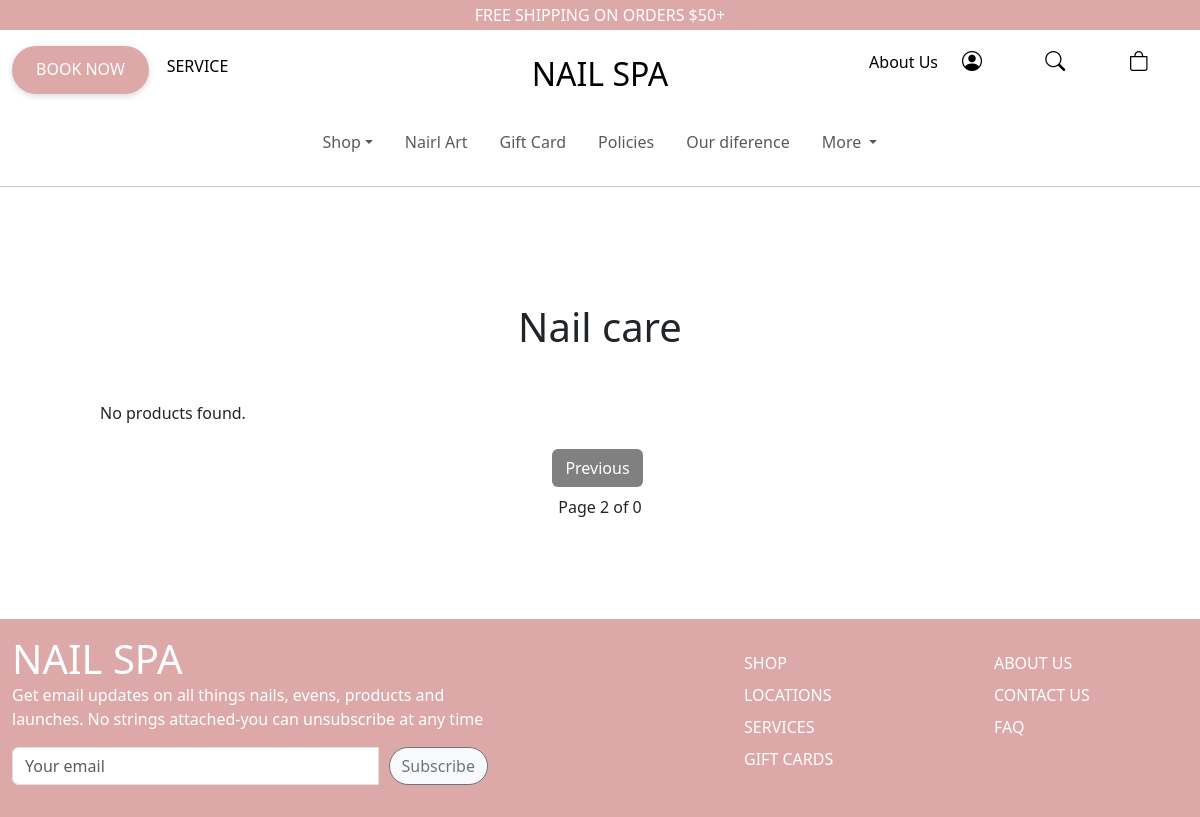
Page /MVC/Views/Shop.php?CategoryID=2&page=2 on the earlier database version.
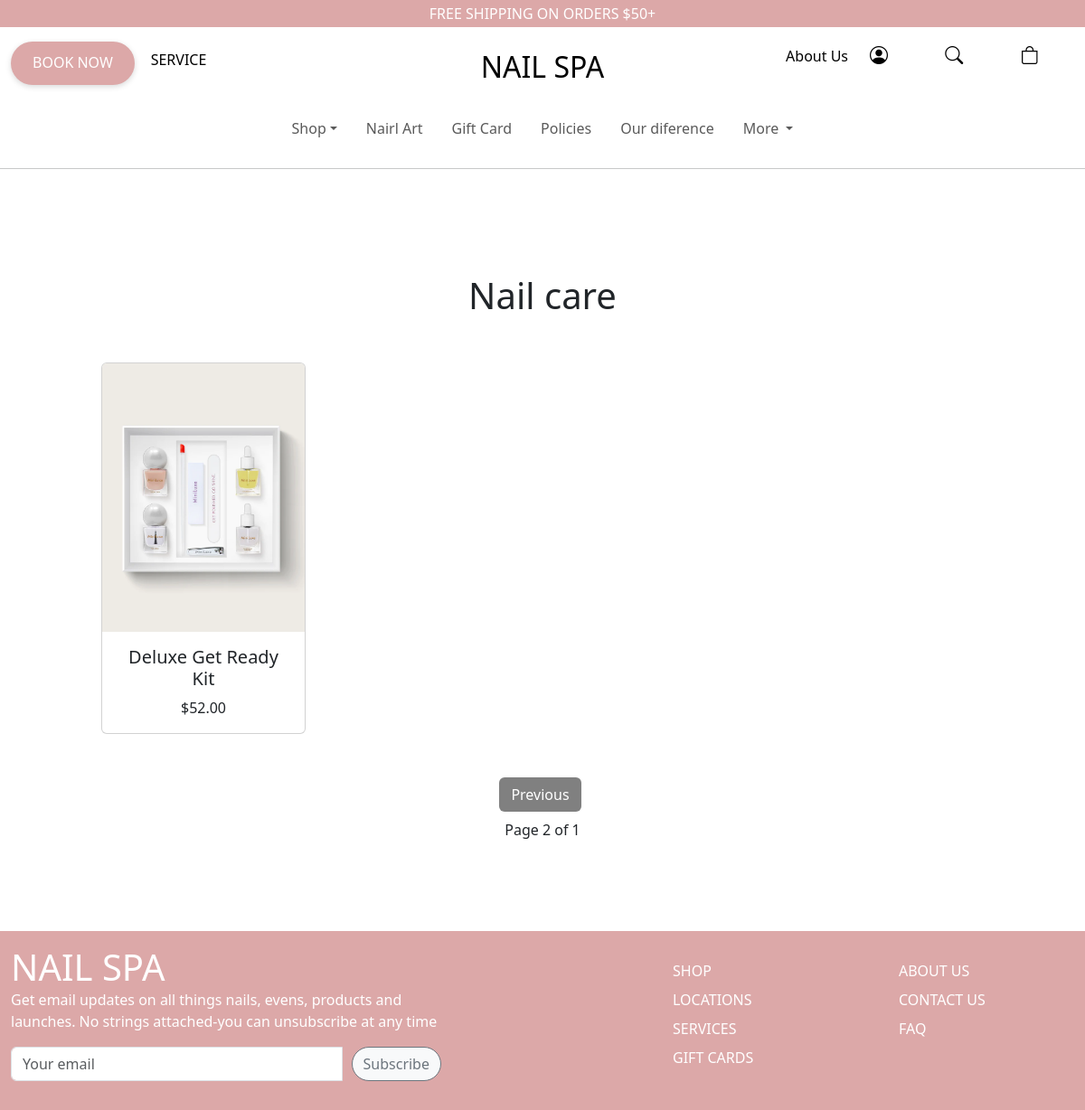
Same page on the later database version.
### tables this page shows
CREATE TABLE Categories (
    CategoryID INT AUTO_INCREMENT PRIMARY KEY,
    CategoryName VARCHAR(100) NOT NULL
);

CREATE TABLE Products (
    ProductID INT AUTO_INCREMENT PRIMARY KEY,
    ProductName VARCHAR(100) NOT NULL,
    Description TEXT,
    Price DECIMAL(10, 2) NOT NULL,
    ImageURL VARCHAR(255),
    CategoryID INT,
    FOREIGN KEY (CategoryID) REFERENCES Categories(CategoryID)
);

### MVC/Views/shop.php (the view, shortened to what this page needs)
<?php
include('../Models/database.php');
$limit = 8;
$page = isset($_GET['page']) && $_GET['page'] >= 1 && is_numeric($_GET['page']) ? $_GET['page'] : 1;
$offset = $limit * ($page - 1);
$categoryID = isset($_GET['CategoryID']) ? $_GET['CategoryID'] : null;
$sql = "SELECT * FROM Categories WHERE CategoryID = $categoryID";
$result = $conn->query($sql);
if ($result !== false && $result->num_rows > 0) {
  $row = $result->fetch_assoc();
  $categoryName = $row['CategoryName'];
} else if ($categoryID === null) {
  $categoryName = "Category not provided";
}
$sqlProducts = "SELECT ProductName, Price, ImageURL FROM Products WHERE CategoryID = " . $categoryID . " LIMIT " . $limit . " OFFSET " . $offset;
$resultProducts = $conn->query($sqlProducts);
?>
<!DOCTYPE html>
<html lang="en">
<head>
  <link rel="stylesheet" href="https://cdn.jsdelivr.net/npm/bootstrap-icons@1.11.1/font/bootstrap-icons.css" />
  <link href="https://cdn.jsdelivr.net/npm/bootstrap@5.3.2/dist/css/bootstrap.min.css" rel="stylesheet" />
  <link rel="stylesheet" href="./css/home.css">
  <link rel="stylesheet" type="text/css" href="//cdn.jsdelivr.net/npm/slick-carousel@1.8.1/slick/slick.css" />
  <link rel="stylesheet" type="text/css" href="//cdn.jsdelivr.net/npm/slick-carousel@1.8.1/slick/slick-theme.css" />
</head>
<body>
  <section class="nail-header">
    <div class="nail-miniluxe header_pink">
      <div class="container-fluid text-white text-center" style="height: 30px; line-height:30px;">
        <p>FREE SHIPPING ON ORDERS $50+</p>
      </div>
    </div>
  <section class="nail-header">
    <div class="container-fluid py-3">
      <div class="row">
        <div class="col-md-5 d-none d-md-block">
          <div class="row">
            <div class="col-md-4 "><a href=""><button type="button" class="btn btn-book-now rounded-5 lh-lg">BOOK NOW</button></a></div>
            <div class="col-md-8 pt-1 p-0 lh-lg"><a href="" style="text-decoration: none; color: black"> SERVICE</a></div>
          </div>
        </div>
        <div class="col-md-2 pt-1 fs-2 text-center">
          <a href="home.php" style="text-decoration: none; color: black"><span>NAIL SPA</span></a>
        </div>
        <div class="col-md-5 d-none d-md-block">
          <div class="row">
            <div class="col-md-6 text-end lh-lg" ><a href="" style="text-decoration: none; color: black">About Us</a></div>
            <div class="col-md-2">
              <a href="login.php" style="text-decoration: none; color: black">
                <p class="m-0 p-0 fs-5"><i class="bi bi-person-circle"></i></p>
              </a>
            </div>
            <div class="col-md-2">
              <a href="" style="text-decoration: none; color: black">
                <p class="m-0 p-0 fs-5"><i class="bi bi-search"></i></p>
              </a>
            </div>
            <div class="col-md-2">
              <a href="" style="text-decoration: none; color: black">
                <p class="m-0 p-0 fs-5"><i class="bi bi-bag"></i></p>
              </a>
            </div>
          </div>
        </div>
      </div>
    </div>
  </section>
  <section class="nail-mainmenu" style="display: flex; justify-content: center; align-items: center;">
    <nav class="navbar navbar-expand-lg bg-body">
      <div class="container-fluid">
        <div class="collapse navbar-collapse" id="navbarSupportedContent">
          <ul class="navbar-nav me-auto mb-2 mb-lg-0">
          <li class="nav-item dropdown px-2">
              <a class="nav-link dropdown-toggle" href="#" role="button" data-bs-toggle="dropdown"
                aria-expanded="false">Shop</a>
                <?php
                $sql = "SELECT * FROM Categories";
                $result = $conn->query($sql);
                ?>
            </li>
            <li class="nav-item px-2">
              <a class="nav-link" aria-current="page" href="library.php">Nairl Art</a>
            </li>
            <li class="nav-item px-2">
              <a class="nav-link" aria-current="page" href="#">Gift Card</a>
            </li>
            <li class="nav-item px-2">
              <a class="nav-link" aria-current="page" href="#">Policies</a>
            </li>
            <li class="nav-item px-2">
              <a class="nav-link" aria-current="page" href="#">Our diference</a>
            </li>
            <li class="nav-item dropdown px-2">
              <a class="nav-link dropdown-toggle" href="#" role="button" data-bs-toggle="dropdown" aria-expanded="false">
                More
              </a>
            </li>
          </ul>
        </div>
      </div>
    </nav>
  </section>
  <hr>
  <div class="container-fluid text-center" style="padding: 100px">
    <h1>
      <?php echo $categoryName; ?>
    </h1>
    <div class="container">
      <div class="row">
        <?php
        if ($resultProducts->num_rows > 0) {
          while ($rowProduct = $resultProducts->fetch_assoc()) {
            $productName = $rowProduct["ProductName"];
            $price = $rowProduct["Price"];
            $imageURL = $rowProduct["ImageURL"];
            echo '<div class="col-md-3 mb-4">
                    <div class="card">
                        <img src="' . $imageURL . '" class="card-img-top" alt="' . $productName . '">
                        <div class="card-body">
                            <h5 class="card-title">' . $productName . '</h5>
                            <p class="card-text">$' . $price . '</p>
                        </div>
                    </div>
                </div>';
          }
        } else {
          echo "No products found.";
        }
        ?>
      </div>
    </div>
    <div class="text-center mt-4">
      <?php
      if ($page > 1) {
        echo '<a href="Shop.php?CategoryID=' . $categoryID . '&page=' . ($page - 1) . '" class="btn btn-next-prev">Previous</a>';
      }
      ?>
      <div class="mt-2">Page
        <?php echo $page; ?> of
        <?php echo ceil($resultProducts->num_rows / $limit); ?>
      </div>
    </div>
  </div>
  <footer class="footer" style="color: #fff">
  <section class="nail-footer">
    <div class="container-fluid">
      <div class="row">
        <div class="col-md-5 my-3">
          <h3 class="p-0 m-0"><span class="fs-1">NAIL SPA</h3>
          <p class="p-0 m-0">Get email updates on all things nails, evens, products and</p>
          <p class="p-0 m-0">launches. No strings attached-you can unsubscribe at any time</p>
          <p>
          <div class="input-group mb-3">
            <input type="text" class="form-control" placeholder="Your email" aria-label="Recipient's username" aria-describedby="button-addon2">
            <button style="margin-left: 10px;" class="btn btn-outline-secondary btn-light rounded-5" type="button" id="button-addon2">Subscribe</button>
          </div>
          </p>
        </div>
        <div class="col-md-2"></div>
        <div class="col-md-5 my-4" >
          <div class="row">
            <div class="col-md-6">
              <ul style="list-style-type: none;">
                <li class="my-2" ><a href="" style="text-decoration: none; color: #fff">SHOP</a></li>
                <li class="my-2"><a href="" style="text-decoration: none; color: #fff">LOCATIONS</a></li>
                <li class="my-2"><a href="" style="text-decoration: none; color: #fff">SERVICES</a></li>
                <li class="my-2"><a href="" style="text-decoration: none; color: #fff">GIFT CARDS</a></li>
              </ul>
            </div>
            <div class="col-md-6">
              <ul style="list-style-type: none;">
                <li class="my-2"><a href="" style="text-decoration: none; color: #fff">ABOUT US</a></li>
                <li class="my-2"><a href="" style="text-decoration: none; color: #fff">CONTACT US</a></li>
                <li class="my-2"><a href="FAQ.php" style="text-decoration: none; color: #fff" >FAQ</a></li>
              </ul>
            </div>
          </div>
        </div>
      </div>
    </div>
  </section>
  </footer>
</body>
</html>

### MVC/Views/css/home.css (style rules this page uses)
img { height: 500px; }
.btn-book-now { padding: 7px 24px 9px; text-decoration: none; background-color: #dca8a8; box-shadow: 0 2px 6px #00000026; border: 0; color: #fff; }
.footer { background-color: #dca8a8; color: #fff; }
.header_pink { background-color: #dca8a8; color: #fff; }

### MVC/Views/shop.php (style rules this page uses)
.card-img-top { max-width: 100%; height: auto; }
.container { margin-top: 50px; }
.btn-next-prev { margin-right: 5px; background-color: gray; color: white; }

Differences in the rows shown:
added products: ImageURL (picture), ProductName "Deluxe Get Ready Kit", Price "52.00"
now on this page (row unchanged): categories: ceil($resultProducts->num_rows/$limit) "1"
Other differences:
ceil($resultProducts->num_rows / $limit): "0" → (not shown)
text no longer shown: "No products found."
